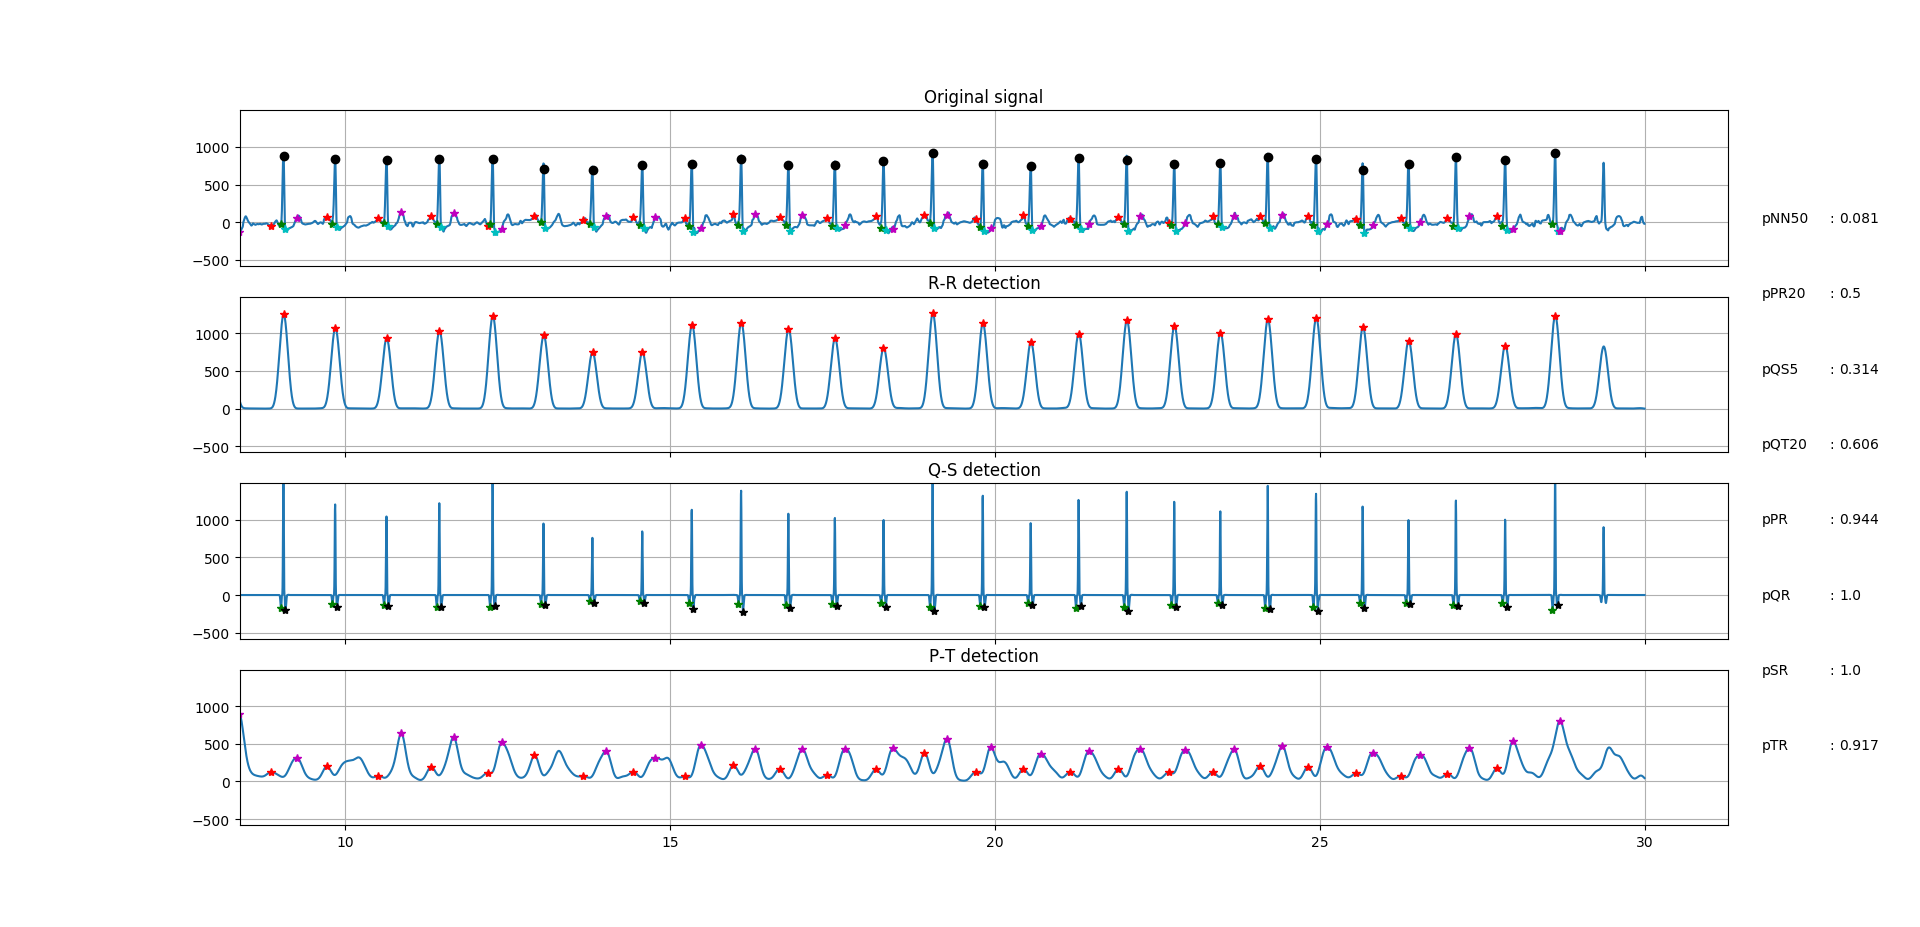

Generate this figure with Python:
import matplotlib.pyplot as plt
import numpy as np
import wave
import sys
import scipy
import scipy.io
from numpy import array, ones
from scipy import signal
from scipy.signal import lfilter, lfilter_zi, butter

## import signal
record='A00002.mat';
folder=scipy.io.loadmat('Folder_name.mat'+record)
data= folder.get('val')
y0=tuple(data[0])
fs=300.;

## PT algorithm

# LP filter
b_LPF=[1./32]+ [0]*5 + [-1./16] +[0]*5 +[1./32]
a_LPF=[1.,-1.99, 1.] + [0]*10
y_LP = signal.filtfilt(b_LPF, a_LPF, y0)

#HP Filter 
b_HPF=[-1./32]+[0]*15+[1,-1]+[0]*14+[1./32]
a_HPF=[1.,-0.99]+[0]*31;
y_HP = signal.filtfilt(b_HPF, a_HPF, y0)

#Differentiation 
b_DEV=[1./4, 1./8, 0, -1./8,-1./4]
a_DEV=[1]+[0]*4
y_DEV = signal.filtfilt(b_DEV, a_DEV, y_HP)


#Squaring
y_SQ=y_DEV*y_DEV

#Smoothing
b_SM=[1./30]*30;
a_SM=[1]+[0]*30;
y_SM1 = signal.filtfilt(b_SM, a_SM, y_SQ)
y_SM2 = signal.filtfilt(b_SM, a_SM, y_SM1)


#PT Squaring
y_QRS=(y_HP*y_HP*y_HP)/200000.
y_PT=np.asarray(y0);

#P-Q-R-S-T indexes and values
P_index=[];P_value=[];y0_P=[]
Q_index=[];Q_value=[];y0_Q=[]
R_index=[];R_value=[];y0_R=[]
S_index=[];S_value=[];y0_S=[]
T_index=[];T_value=[];y0_T=[]

#Variability indexes
pNN50=[];NN50=0
pPR20=[];PR20=0
pQT20=[];QT20=0
pQS5=[];QS5=0

ind=0;
max_QRS_d=0.2*fs;
max_RR_d=0.8*fs;
max_PQ_d=0.45*fs

#Q-R-S detection
for index,value in enumerate(y_QRS):
	if index>max_RR_d and index<len(y_QRS)-max_RR_d:
		if y_SM2[index]== max(y_SM2[index-int(max_RR_d/2):index+int(max_RR_d/2)]):
			R_index.append(index/fs)
			R_value.append(y_SM2[index])
			y0_R.append(y0[index])
			ind_R=len(R_index)-1
			if 2<ind_R:
				if abs(abs(R_index[ind_R]-R_index[ind_R-1])-abs(R_index[ind_R-2]-R_index[ind_R-3]))>0.05:
					NN50=NN50+1
		
		if len(R_index)>1:
			start=int(R_index[len(R_index)-1]*fs-max_QRS_d/2)
			middle=int(R_index[len(R_index)-1]*fs)
			stop= int(R_index[len(R_index)-1]*fs+max_QRS_d/2)
			mod_index=int(index-max_QRS_d)
			
			
			if start<mod_index<middle:
				if y_QRS[mod_index]==min(y_QRS[start:middle]):
					Q_index.append((index-max_QRS_d)/fs)
					Q_value.append(y_QRS[mod_index])
					y0_Q.append(y0[index])
			
			if middle<index<stop:
				if value==min(y_QRS[middle:stop]):
					S_index.append(index/fs)
					S_value.append(y_QRS[index])
					y0_S.append(y0[index])
					ind_QS=len(Q_index)-1
					if 1<ind_QS<len(R_index):
						#print ind_QS,Q_index[ind_QS],S_index[ind_QS]
						if abs(abs(S_index[ind_QS]-Q_index[ind_QS])-abs(S_index[ind_QS-1]-Q_index[ind_QS-1]))>0.005:
							QS5=QS5+1
		
			#Delet QRS 
			if len(Q_index)>1:				
				Q_ind=Q_index[len(Q_index)-1]*fs
				S_ind=S_index[len(S_index)-1]*fs
				ind=index-(S_ind-Q_ind)
				if  Q_ind<ind<S_ind:
					y_PT[int(ind)]=((y_PT[int(Q_ind)]/y_PT[int(S_ind)])/(Q_ind/S_ind))*(ind-Q_ind) 
					

#Smoothing
y_SQ_PT=y_PT*y_PT/10.
b_SM=[1./30]*30;
a_SM=[1]+[0]*30;
y_SM1_PT = signal.filtfilt(b_SM, a_SM, y_SQ_PT)
y_SM2_PT = signal.filtfilt(b_SM, a_SM, y_SM1_PT)

# P-T detection
i=0
for index,value in enumerate(y_SM2_PT):
	P_ind =int(Q_index[i]*fs-max_QRS_d)
	Q_ind =int(Q_index[i]*fs)
	S_ind =int(S_index[i]*fs)
	T_ind =int(S_index[i]*fs+max_QRS_d)
	if index>T_ind and i<len(Q_index)-1:
		i=i+1
		
	if P_ind<index<Q_ind:
		if y_SM2_PT[index-1]<value>y_SM2_PT[index+1]:
			P_index.append(index/fs)
			P_value.append(value)
			y0_P.append(y0[index])
			ind_P=len(P_index)-1
			if 1<ind_P:
				#print i,PR20,P_index[ind_P],R_index[i],P_index[ind_T-1],R_index[i-1]
				if abs(abs(R_index[i]-P_index[ind_P])-abs(R_index[i-1]-P_index[ind_P-1]))>0.02:
					PR20=PR20+1
	
	if S_ind<index<T_ind:
		if y_SM2_PT[index-1]<value>y_SM2_PT[index+1]:
			T_index.append(index/fs)
			T_value.append(value)
			y0_T.append(y0[index])
			ind_T=len(T_index)-1
			if 1<ind_T:
				#print i,QT20,T_index[ind_T],Q_index[i],T_index[ind_T-1],Q_index[i-1]
				if abs(abs(T_index[ind_T]-Q_index[i])-abs(T_index[ind_T-1]-Q_index[i-1]))>0.02:
					QT20=QT20+1
				
# Print values
				
pNN50=round(float(NN50)/(ind_R+1),3)		
print "pNN50: ",pNN50

pQS5=round(float(QS5)/(ind_QS+1),3)	
print "pQS5: ",pQS5
				
pQT20=round(float(QT20)/(ind_T+1),3)	
print "pQT20: ",pQT20

pPR20=round(float(PR20)/(ind_P+1),3)
print "pPR20: ",pPR20

pPR=round(float(len(P_index))/(len(R_index)-1),3)
print "pPR: ", pPR

pQR=round(float(len(Q_index))/(len(R_index)-1),3)
print "pQR: ", pQR

pSR=round(float(len(S_index))/(len(R_index)-1),3)
print "pSR: ", pSR

pTR=round(float(len(T_index))/(len(R_index)-1),3)
print "pTR: ", pTR

#Plot
time=np.linspace(0,len(y0)/fs,len(y0))

f, (ax1, ax2, ax3,ax4) = plt.subplots(4, 1, sharex=True, sharey=True)
ax1.set_title("Original signal");
ax1.plot(time,y0)
ax1.grid(True)
ax1.plot(P_index,y0_P,'r*')
ax1.plot(Q_index,y0_Q,'g*')
ax1.plot(R_index,y0_R,'ko')
ax1.plot(S_index,y0_S,'c*')
ax1.plot(T_index,y0_T,'m*')

ax2.grid(True)
ax2.set_title("R-R detection");
ax2.plot(time,y_SM2)
ax2.plot(R_index,R_value,'r*')

ax3.grid(True)
ax3.set_title("Q-S detection");
ax3.plot(time,y_QRS)
ax3.plot(Q_index,Q_value,'g*')
ax3.plot(S_index,S_value,'k*')

ax4.grid(True)
ax4.set_title("P-T detection");
ax4.plot(time,y_SM2_PT)
ax4.plot(P_index,P_value,'r*')
ax4.plot(T_index,T_value,'m*')

row_labels = ['pNN50','pPR20','pQS5','pQT20','pPR','pQR','pSR','pTR']
table_vals = [pNN50,pPR20,pQS5,pQT20,pPR,pQR,pSR,pTR]

for i,v in enumerate(table_vals):
	ax1.text(max(time)*1.06,-i*1000,row_labels[i])
	ax1.text(max(time)*1.095,-i*1000,':')
	ax1.text(max(time)*1.1,-i*1000,v)
	
plt.show()
